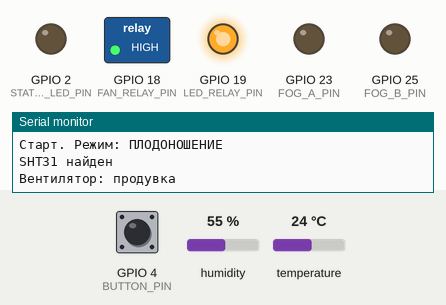
Simulated run of this sketch. Board: ESP32. Shown: switched loads named in the sketch (green lamp = pin HIGH), output pins drawn as LEDs (lit = HIGH), the last lines printed to the serial monitor. Dashed ring = blinking. Inputs (shaded band) come from the test bench; at power-on: GPIO 4 (BUTTON_PIN) HIGH, humidity 55 %, temperature 24 °C. EEPROM starts erased.

Above: at 1.2 s.
1.3 s: GPIO 4 (BUTTON_PIN) pulled LOW for 0.15 s
At 1.89 s:
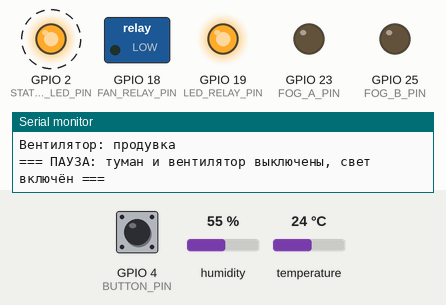
4.8 s: GPIO 4 (BUTTON_PIN) pulled LOW for 1 s
At 6.7 s:
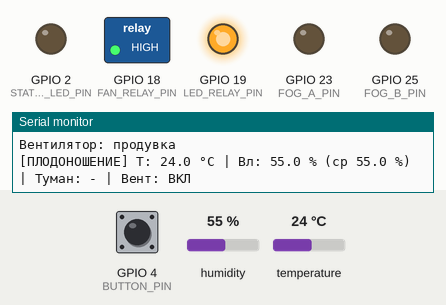
7.5 s: GPIO 4 (BUTTON_PIN) pulled LOW for 3.2 s
At 11.5 s:
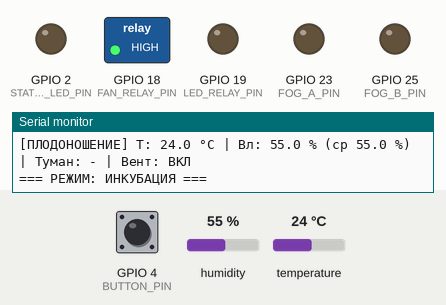
16.6 s: humidity set to 68 %
23.0 s: GPIO 4 (BUTTON_PIN) pulled LOW for 3.2 s
At 26.8 s:
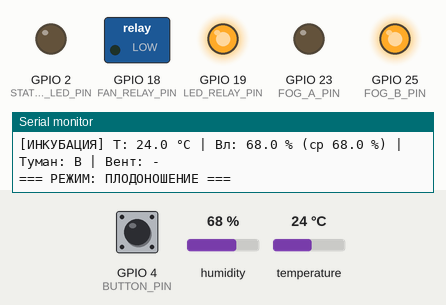
27.7 s: humidity set to 70 %
At 29.7 s:
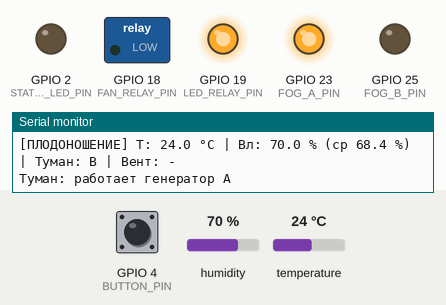
Timing chart, 0 to 31.2 s (numbered marks = the images above; inputs shaded):
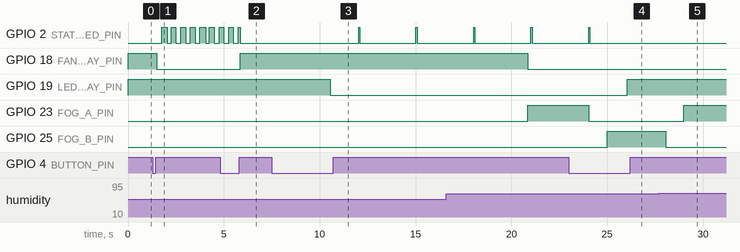

Measured:
- the behaviour switches between 68 and 69 % on humidity (found by bisection; images 4 and 5)
- after the input at 1.3 s, GPIO 2 (STATUS_LED_PIN): alternates HIGH for 0.25 s and LOW for 0.25 s, starting after 0.45 s; GPIO 18 (FAN_RELAY_PIN): HIGH → LOW after 0.20 s
- after the input at 4.8 s, GPIO 18 (FAN_RELAY_PIN): LOW → HIGH after 1.1 s
- after the input at 7.5 s, GPIO 2 (STATUS_LED_PIN): alternates HIGH for 0.08 s and LOW for 2.9 s, starting after 4.5 s; GPIO 19 (LED_RELAY_PIN): HIGH → LOW after 3.1 s
- after the input at 23.0 s, GPIO 2 (STATUS_LED_PIN): goes on until 24.1 s, then stays LOW; GPIO 19 (LED_RELAY_PIN): LOW → HIGH after 3.1 s
- after the input at 27.7 s, GPIO 23 (FOG_A_PIN): LOW → HIGH after 1.3 s; GPIO 25 (FOG_B_PIN): HIGH → LOW after 0.34 s

The sketch:

Mushroom11102026.ino
```cpp
#include <Wire.h>
#include <Preferences.h>
#include <esp_task_wdt.h>
#include "Adafruit_SHT31.h"

Adafruit_SHT31 sht31 = Adafruit_SHT31();
Preferences prefs;

#define FOG_A_PIN      23
#define FOG_B_PIN      25
#define FAN_RELAY_PIN  18
#define LED_RELAY_PIN  19
#define BUTTON_PIN      4
#define STATUS_LED_PIN  2

#define RELAY_ON  HIGH
#define RELAY_OFF LOW

const float HUMIDITY_MIN = 75.0;
const float HUMIDITY_MAX = 85.0;

const float         FOG_STEP_PERCENT    = 3.0;
const unsigned long FOG_SINGLE_MAX_MS   = 180000;
const unsigned long FOG_SWITCH_PAUSE_MS = 1000;
const unsigned long FOG_STALL_WINDOW_MS = 90000;
const float         FOG_STALL_MIN_RISE  = 0.5;
const unsigned long FOG_BOTH_MAX_MS     = 240000;
const unsigned long FOG_BOTH_LOCKOUT_MS = 360000;
const unsigned long FOG_TOTAL_MAX_MS    = 1200000;
const unsigned long FOG_REST_MS         = 300000;

const unsigned long SENSOR_READ_INTERVAL   = 2000;
const unsigned long SENSOR_REINIT_INTERVAL = 10000;
const uint8_t       SENSOR_MAX_ERRORS      = 3;
const uint16_t      SENSOR_STUCK_READS     = 150;
const uint8_t       HUM_AVG_SIZE           = 5;

const unsigned long FAN_ON_DURATION    = 15000;
const unsigned long FAN_OFF_FRUITING   = 300000;
const unsigned long FAN_OFF_INCUBATION = 5400000;

const unsigned long LIGHT_HALF_CYCLE = 43200000;

const unsigned long DEBOUNCE_MS          = 50;
const unsigned long LONG_PRESS_MS        = 3000;
const unsigned long PAUSE_AUTO_RESUME_MS = 1800000;

const uint32_t WDT_TIMEOUT_S = 10;

enum Mode : uint8_t { MODE_FRUITING = 0, MODE_INCUBATION = 1 };
uint8_t mode = MODE_FRUITING;

bool paused = false;
unsigned long pauseStart = 0;

bool     sensorOk = false;
uint8_t  sensorErrors = 0;
uint16_t sensorSameCount = 0;
float    lastRawHum = -1.0;
float    lastTemp = NAN;
float    humBuf[HUM_AVG_SIZE];
uint8_t  humBufCount = 0;
uint8_t  humBufIndex = 0;
float    humAvg = 0;
unsigned long sensorTimer = 0;
unsigned long sensorReinitTimer = 0;

enum FogState : uint8_t { FOG_IDLE, FOG_SINGLE, FOG_SWITCHING, FOG_BOTH, FOG_REST };
uint8_t fogState = FOG_IDLE;
uint8_t fogActive = 0;
uint8_t fogNextStart = 0;
bool fogAOn = false;
bool fogBOn = false;
unsigned long fogStateStart = 0;
unsigned long fogRunStart = 0;
float fogSegmentStartHum = 0;
float fogStallRefHum = 0;
unsigned long fogStallRefTime = 0;
bool fogBothLockout = false;
unsigned long fogBothLockoutStart = 0;

bool fanOn = false;
unsigned long fanTimer = 0;

bool lightPhaseOn = true;
bool lightRelayOn = false;
unsigned long lightTimer = 0;

bool btnRaw = HIGH;
bool btnStable = HIGH;
unsigned long btnLastChange = 0;
unsigned long btnPressStart = 0;
bool btnLongDone = false;

bool statusLedOn = false;

const char* modeName() {
  return (mode == MODE_FRUITING) ? "ПЛОДОНОШЕНИЕ" : "ИНКУБАЦИЯ";
}

void writeRelay(uint8_t pin, bool on) {
  digitalWrite(pin, on ? RELAY_ON : RELAY_OFF);
}

void setFog(bool a, bool b) {
  if (a != fogAOn) { fogAOn = a; writeRelay(FOG_A_PIN, a); }
  if (b != fogBOn) { fogBOn = b; writeRelay(FOG_B_PIN, b); }
}

void setFan(bool on) {
  fanOn = on;
  writeRelay(FAN_RELAY_PIN, on);
}

void resetHumAvg() {
  humBufCount = 0;
  humBufIndex = 0;
}

void pushHum(float h) {
  humBuf[humBufIndex] = h;
  humBufIndex = (humBufIndex + 1) % HUM_AVG_SIZE;
  if (humBufCount < HUM_AVG_SIZE) humBufCount++;

  float sum = 0;
  for (uint8_t i = 0; i < humBufCount; i++) sum += humBuf[i];
  humAvg = sum / humBufCount;
}

bool humValid() {
  return sensorOk && humBufCount > 0;
}

bool sensorInit() {
  if (sht31.begin(0x44)) {
    sensorOk = true;
    sensorErrors = 0;
    sensorSameCount = 0;
    lastRawHum = -1.0;
    resetHumAvg();
    return true;
  }
  return false;
}

void sensorFail(const char* reason, unsigned long now) {
  sensorOk = false;
  resetHumAvg();
  sensorReinitTimer = now;
  Serial.print("ОШИБКА ДАТЧИКА: ");
  Serial.print(reason);
  Serial.println(". Туман отключён, пробую переподключить.");
}

void printStatus(float h) {
  Serial.print('[');
  Serial.print(modeName());
  if (paused) Serial.print(" | ПАУЗА");
  Serial.print("] Т: ");
  Serial.print(lastTemp, 1);
  Serial.print(" °C | Вл: ");
  Serial.print(h, 1);
  Serial.print(" % (ср ");
  Serial.print(humAvg, 1);
  Serial.print(" %) | Туман: ");
  if (fogAOn && fogBOn) Serial.print("A+B");
  else if (fogAOn)      Serial.print("A");
  else if (fogBOn)      Serial.print("B");
  else                  Serial.print("-");
  Serial.print(" | Вент: ");
  Serial.println(fanOn ? "ВКЛ" : "-");
}

void handleSensor(unsigned long now) {
  if (now - sensorTimer < SENSOR_READ_INTERVAL) return;
  sensorTimer = now;

  if (!sensorOk) {
    if (now - sensorReinitTimer >= SENSOR_REINIT_INTERVAL) {
      sensorReinitTimer = now;
      if (sensorInit()) Serial.println("Датчик SHT31 снова на связи.");
      else              Serial.println("SHT31 не отвечает...");
    }
    return;
  }

  float t, h;
  bool ok = sht31.readBoth(&t, &h) && !isnan(t) && !isnan(h);

  if (!ok) {
    sensorErrors++;
    Serial.println("Сбой чтения SHT31");
    if (sensorErrors >= SENSOR_MAX_ERRORS) sensorFail("нет ответа", now);
    return;
  }
  sensorErrors = 0;

  if (h == lastRawHum) {
    sensorSameCount++;
    if (sensorSameCount >= SENSOR_STUCK_READS) {
      sensorFail("показания не меняются", now);
      return;
    }
  } else {
    sensorSameCount = 0;
  }
  lastRawHum = h;
  lastTemp = t;

  pushHum(h);
  printStatus(h);
}

void fogStop() {
  setFog(false, false);
  fogState = FOG_IDLE;
}

void fogStartSingle(uint8_t gen, unsigned long now) {
  fogActive = gen;
  setFog(gen == 0, gen == 1);
  fogState = FOG_SINGLE;
  fogStateStart = now;
  fogSegmentStartHum = humAvg;
  fogStallRefHum = humAvg;
  fogStallRefTime = now;
  Serial.print("Туман: работает генератор ");
  Serial.println(gen == 0 ? "A" : "B");
}

void fogSwitchTo(uint8_t gen, unsigned long now) {
  setFog(false, false);
  fogActive = gen;
  fogState = FOG_SWITCHING;
  fogStateStart = now;
}

void handleFog(unsigned long now) {
  if (paused || fanOn || !humValid()) {
    if (fogState != FOG_IDLE && fogState != FOG_REST) fogStop();
    return;
  }

  if (fogState == FOG_IDLE) {
    if (humAvg < HUMIDITY_MIN) {
      fogRunStart = now;
      fogStartSingle(fogNextStart, now);
      fogNextStart ^= 1;
    }
    return;
  }
  if (fogState == FOG_REST) {
    if (now - fogStateStart >= FOG_REST_MS) {
      fogState = FOG_IDLE;
      Serial.println("Туман: отдых окончен");
    }
    return;
  }

  if (humAvg >= HUMIDITY_MAX) {
    fogStop();
    Serial.println("Туман: влажность достигнута");
    return;
  }

  if (now - fogRunStart >= FOG_TOTAL_MAX_MS) {
    setFog(false, false);
    fogState = FOG_REST;
    fogStateStart = now;
    Serial.println("Туман: слишком долго без перерыва, отдых 5 минут");
    return;
  }

  if (fogBothLockout && now - fogBothLockoutStart >= FOG_BOTH_LOCKOUT_MS) {
    fogBothLockout = false;
  }

  switch (fogState) {
    case FOG_SINGLE:
      if (humAvg - fogSegmentStartHum >= FOG_STEP_PERCENT ||
          now - fogStateStart >= FOG_SINGLE_MAX_MS) {
        fogSwitchTo(fogActive ^ 1, now);
      }
      else if (now - fogStallRefTime >= FOG_STALL_WINDOW_MS) {
        if (humAvg - fogStallRefHum < FOG_STALL_MIN_RISE && !fogBothLockout) {
          setFog(true, true);
          fogState = FOG_BOTH;
          fogStateStart = now;
          Serial.println("Туман: влажность не растёт, включены оба");
        } else {
          fogStallRefHum = humAvg;
          fogStallRefTime = now;
        }
      }
      break;

    case FOG_SWITCHING:
      if (now - fogStateStart >= FOG_SWITCH_PAUSE_MS) {
        fogStartSingle(fogActive, now);
      }
      break;

    case FOG_BOTH:
      if (now - fogStateStart >= FOG_BOTH_MAX_MS) {
        fogBothLockout = true;
        fogBothLockoutStart = now;
        fogSwitchTo(fogActive ^ 1, now);
        Serial.println("Туман: лимит работы вдвоём, возврат к поочерёдному режиму");
      }
      break;
  }
}

void startVentNow(unsigned long now) {
  setFan(true);
  fanTimer = now;
  Serial.println("Вентилятор: продувка");
}

void handleFan(unsigned long now) {
  if (paused) return;

  unsigned long offTime = (mode == MODE_FRUITING) ? FAN_OFF_FRUITING : FAN_OFF_INCUBATION;

  if (fanOn) {
    if (now - fanTimer >= FAN_ON_DURATION) {
      setFan(false);
      fanTimer = now;
      Serial.println("Вентилятор: ждём");
    }
  } else if (now - fanTimer >= offTime) {
    startVentNow(now);
  }
}

void handleLight(unsigned long now) {
  if (now - lightTimer >= LIGHT_HALF_CYCLE) {
    lightTimer += LIGHT_HALF_CYCLE;
    lightPhaseOn = !lightPhaseOn;
    Serial.println(lightPhaseOn ? "Свет: день" : "Свет: ночь");
  }

  bool want;
  if (paused)                       want = true;
  else if (mode == MODE_INCUBATION) want = false;
  else                              want = lightPhaseOn;

  if (want != lightRelayOn) {
    lightRelayOn = want;
    writeRelay(LED_RELAY_PIN, want);
  }
}

void enterPause(unsigned long now) {
  paused = true;
  pauseStart = now;
  setFan(false);
  fogStop();
  Serial.println("=== ПАУЗА: туман и вентилятор выключены, свет включён ===");
}

void exitPause(unsigned long now, bool automatic) {
  paused = false;
  Serial.println(automatic ? "=== ПАУЗА ЗАВЕРШЕНА АВТОМАТИЧЕСКИ ===" : "=== РАБОТА ВОЗОБНОВЛЕНА ===");
  startVentNow(now);
}

void handlePauseTimeout(unsigned long now) {
  if (paused && now - pauseStart >= PAUSE_AUTO_RESUME_MS) {
    exitPause(now, true);
  }
}

void toggleMode() {
  mode = (mode == MODE_FRUITING) ? MODE_INCUBATION : MODE_FRUITING;
  prefs.putUChar("mode", mode);
  Serial.print("=== РЕЖИМ: ");
  Serial.print(modeName());
  Serial.println(" ===");
}

void handleButton(unsigned long now) {
  bool raw = digitalRead(BUTTON_PIN);

  if (raw != btnRaw) {
    btnRaw = raw;
    btnLastChange = now;
  }

  if (now - btnLastChange >= DEBOUNCE_MS && raw != btnStable) {
    btnStable = raw;
    if (btnStable == LOW) {
      btnPressStart = now;
      btnLongDone = false;
    } else if (!btnLongDone) {
      if (paused) exitPause(now, false);
      else        enterPause(now);
    }
  }

  if (btnStable == LOW && !btnLongDone && now - btnPressStart >= LONG_PRESS_MS) {
    btnLongDone = true;
    toggleMode();
  }
}

void handleStatusLed(unsigned long now) {
  bool want;
  if (paused)                       want = (now / 250) % 2;
  else if (mode == MODE_INCUBATION) want = (now % 3000) < 100;
  else                              want = false;

  if (want != statusLedOn) {
    statusLedOn = want;
    digitalWrite(STATUS_LED_PIN, want ? HIGH : LOW);
  }
}

void setupWatchdog() {
#if defined(ESP_ARDUINO_VERSION_MAJOR) && ESP_ARDUINO_VERSION_MAJOR >= 3
  esp_task_wdt_config_t cfg;
  cfg.timeout_ms = WDT_TIMEOUT_S * 1000;
  cfg.idle_core_mask = 0;
  cfg.trigger_panic = true;
  if (esp_task_wdt_init(&cfg) != ESP_OK) esp_task_wdt_reconfigure(&cfg);
#else
  esp_task_wdt_init(WDT_TIMEOUT_S, true);
#endif
  esp_task_wdt_add(NULL);
}

void setup() {
  Serial.begin(115200);

  pinMode(FOG_A_PIN, OUTPUT);
  pinMode(FOG_B_PIN, OUTPUT);
  pinMode(FAN_RELAY_PIN, OUTPUT);
  pinMode(LED_RELAY_PIN, OUTPUT);
  pinMode(STATUS_LED_PIN, OUTPUT);
  pinMode(BUTTON_PIN, INPUT_PULLUP);

  writeRelay(FOG_A_PIN, false);
  writeRelay(FOG_B_PIN, false);
  writeRelay(FAN_RELAY_PIN, false);
  writeRelay(LED_RELAY_PIN, false);
  digitalWrite(STATUS_LED_PIN, LOW);

  prefs.begin("incubator", false);
  mode = prefs.getUChar("mode", MODE_FRUITING);
  if (mode > MODE_INCUBATION) mode = MODE_FRUITING;
  Serial.print("Старт. Режим: ");
  Serial.println(modeName());

  unsigned long now = millis();

  if (sensorInit()) {
    Serial.println("SHT31 найден");
  } else {
    Serial.println("ОШИБКА: Нет контакта с SHT31. Туман заблокирован, повтор каждые 10 с");
    sensorReinitTimer = now;
  }

  lightTimer = now;
  lightPhaseOn = true;

  startVentNow(now);

  setupWatchdog();
}

void loop() {
  esp_task_wdt_reset();
  unsigned long now = millis();

  handleButton(now);
  handlePauseTimeout(now);
  handleSensor(now);
  handleFan(now);
  handleFog(now);
  handleLight(now);
  handleStatusLed(now);
}
```
